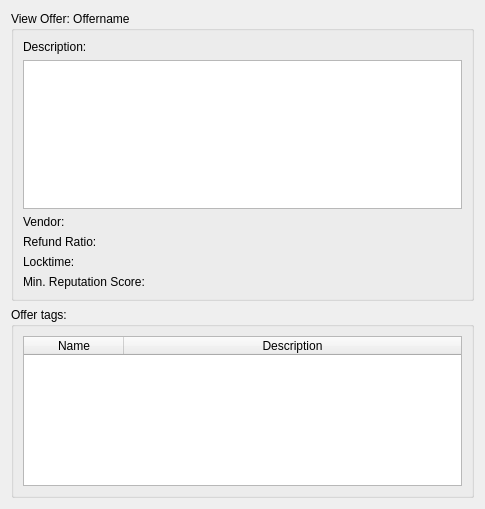
<?xml version="1.0" encoding="UTF-8"?>
<ui version="4.0">
 <class>view_offer_dialog</class>
 <widget class="QDialog" name="view_offer_dialog">
  <property name="geometry">
   <rect>
    <x>0</x>
    <y>0</y>
    <width>485</width>
    <height>509</height>
   </rect>
  </property>
  <property name="windowTitle">
   <string>View Offer</string>
  </property>
  <layout class="QGridLayout" name="gridLayout_3">
   <item row="0" column="0">
    <layout class="QVBoxLayout" name="verticalLayout_2">
     <item>
      <widget class="QGroupBox" name="view_offer_groupbox">
       <property name="title">
        <string>View Offer: Offername</string>
       </property>
       <layout class="QGridLayout" name="gridLayout_2">
        <item row="1" column="0">
         <layout class="QVBoxLayout" name="verticalLayout">
          <item>
           <widget class="QPlainTextEdit" name="desc_plaintextedit">
            <property name="lineWrapMode">
             <enum>QPlainTextEdit::NoWrap</enum>
            </property>
            <property name="readOnly">
             <bool>true</bool>
            </property>
           </widget>
          </item>
          <item>
           <widget class="QLabel" name="vendor_name_label">
            <property name="text">
             <string>Vendor: </string>
            </property>
           </widget>
          </item>
          <item>
           <widget class="QLabel" name="ratio_label">
            <property name="text">
             <string>Refund Ratio: </string>
            </property>
           </widget>
          </item>
          <item>
           <widget class="QLabel" name="locktime_label">
            <property name="text">
             <string>Locktime: </string>
            </property>
           </widget>
          </item>
          <item>
           <widget class="QLabel" name="minrep_label">
            <property name="text">
             <string>Min. Reputation Score: </string>
            </property>
           </widget>
          </item>
         </layout>
        </item>
        <item row="0" column="0">
         <widget class="QLabel" name="desc_label">
          <property name="text">
           <string>Description:</string>
          </property>
         </widget>
        </item>
       </layout>
      </widget>
     </item>
     <item>
      <widget class="QGroupBox" name="tags_groupbox">
       <property name="title">
        <string>Offer tags:</string>
       </property>
       <layout class="QGridLayout" name="gridLayout">
        <item row="0" column="0">
         <widget class="QTableWidget" name="tags_tablewidget">
          <attribute name="horizontalHeaderStretchLastSection">
           <bool>true</bool>
          </attribute>
          <column>
           <property name="text">
            <string>Name</string>
           </property>
          </column>
          <column>
           <property name="text">
            <string>Description</string>
           </property>
          </column>
         </widget>
        </item>
       </layout>
      </widget>
     </item>
    </layout>
   </item>
  </layout>
 </widget>
 <resources/>
 <connections/>
</ui>
